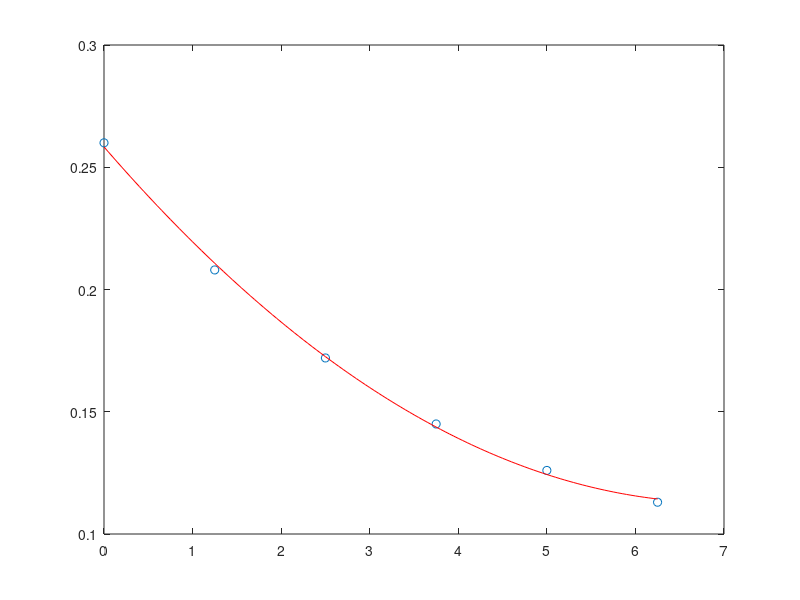

Source code (MATLAB):
X=[0 1.25 2.5 3.75 5 6.25];
Y=[0.260 0.208 0.172 0.145 0.126 0.113];

[p,S] = polyfit(X,Y,2);
SQR=S.normr^2; % SQR
polyval(p,4);

% representação gráfica %
plot(X,Y,'o');
hold on;
novo_x=0: 0.05 :6.25;
novo_y=polyval(p, novo_x);
plot(novo_x, novo_y, 'r');